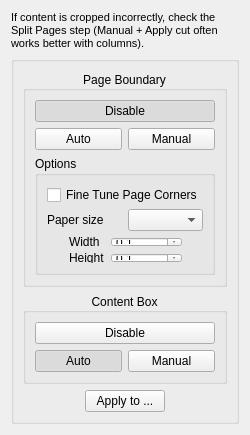
<?xml version="1.0" encoding="UTF-8"?>
<ui version="4.0">
 <class>select_content::OptionsWidget</class>
 <widget class="QWidget" name="select_content::OptionsWidget">
  <property name="geometry">
   <rect>
    <x>0</x>
    <y>0</y>
    <width>216</width>
    <height>364</height>
   </rect>
  </property>
  <property name="windowTitle">
   <string>Form</string>
  </property>
  <layout class="QVBoxLayout" name="verticalLayout_4">
   <item>
    <widget class="QLabel" name="splitPagesTipLabel">
     <property name="font">
      <font>
       <pointsize>8</pointsize>
      </font>
     </property>
     <property name="wordWrap">
      <bool>true</bool>
     </property>
     <property name="text">
      <string>If content is cropped incorrectly, check the Split Pages step (Manual + Apply cut often works better with columns).</string>
     </property>
    </widget>
   </item>
   <item>
    <widget class="QGroupBox" name="groupBox">
     <property name="title">
      <string/>
     </property>
     <layout class="QVBoxLayout" name="verticalLayout">
      <item>
       <widget class="CollapsibleGroupBox" name="pageBoxGroup">
        <property name="title">
         <string>Page Boundary</string>
        </property>
        <property name="alignment">
         <set>Qt::AlignCenter</set>
        </property>
        <layout class="QGridLayout" name="gridLayout">
         <item row="0" column="0" colspan="2">
          <widget class="QPushButton" name="pageDetectDisableBtn">
           <property name="text">
            <string>Disable</string>
           </property>
           <property name="checkable">
            <bool>true</bool>
           </property>
           <property name="checked">
            <bool>true</bool>
           </property>
           <property name="autoExclusive">
            <bool>true</bool>
           </property>
           <property name="toolTip">
            <string>Disable automatic page-boundary detection.</string>
           </property>
          </widget>
         </item>
         <item row="1" column="0">
          <widget class="QPushButton" name="pageDetectAutoBtn">
           <property name="text">
            <string>Auto</string>
           </property>
           <property name="checkable">
            <bool>true</bool>
           </property>
           <property name="autoExclusive">
            <bool>true</bool>
           </property>
           <property name="toolTip">
            <string>Automatically detect page boundaries.</string>
           </property>
          </widget>
         </item>
         <item row="1" column="1">
          <widget class="QPushButton" name="pageDetectManualBtn">
           <property name="text">
            <string>Manual</string>
           </property>
           <property name="checkable">
            <bool>true</bool>
           </property>
           <property name="checked">
            <bool>false</bool>
           </property>
           <property name="autoExclusive">
            <bool>true</bool>
           </property>
           <property name="toolTip">
            <string>Set page boundaries manually.</string>
           </property>
          </widget>
         </item>
         <item row="2" column="0" colspan="2">
          <widget class="QGroupBox" name="pageDetectOptions">
           <property name="title">
            <string>Options</string>
           </property>
           <layout class="QVBoxLayout" name="verticalLayout_2">
            <property name="spacing">
             <number>4</number>
            </property>
            <property name="leftMargin">
             <number>9</number>
            </property>
            <property name="topMargin">
             <number>9</number>
            </property>
            <property name="rightMargin">
             <number>9</number>
            </property>
            <property name="bottomMargin">
             <number>9</number>
            </property>
            <item>
             <widget class="QCheckBox" name="fineTuneBtn">
              <property name="toolTip">
               <string>Shift with corners while they are in black. </string>
              </property>
              <property name="text">
               <string>Fine Tune Page Corners</string>
              </property>
             </widget>
            </item>
            <item>
             <widget class="QWidget" name="dimensionsWidget" native="true">
              <layout class="QVBoxLayout" name="dimensionsLayout">
               <property name="leftMargin">
                <number>0</number>
               </property>
               <property name="topMargin">
                <number>0</number>
               </property>
               <property name="rightMargin">
                <number>0</number>
               </property>
               <property name="bottomMargin">
                <number>0</number>
               </property>
               <item>
                <layout class="QHBoxLayout" name="paperSizeLayout">
                 <item>
                  <widget class="QLabel" name="paperSizeLabel">
                   <property name="text">
                    <string>Paper size</string>
                   </property>
                  </widget>
                 </item>
                 <item>
                  <widget class="QComboBox" name="pageSizeCombo">
                   <property name="toolTip">
                    <string>Choose a standard paper size for the manual Page Box.</string>
                   </property>
                  </widget>
                 </item>
                </layout>
               </item>
               <item>
                <layout class="QHBoxLayout" name="horizontalLayout_2">
                 <item>
                  <spacer name="horizontalSpacer_3">
                   <property name="orientation">
                    <enum>Qt::Horizontal</enum>
                   </property>
                   <property name="sizeHint" stdset="0">
                    <size>
                     <width>1</width>
                     <height>1</height>
                    </size>
                   </property>
                  </spacer>
                 </item>
                 <item>
                  <layout class="QGridLayout" name="gridLayout_3">
                   <item row="0" column="0">
                    <widget class="QLabel" name="label">
                     <property name="text">
                      <string>Width</string>
                     </property>
                    </widget>
                   </item>
                   <item row="1" column="0">
                    <widget class="QLabel" name="label_2">
                     <property name="text">
                      <string>Height</string>
                     </property>
                    </widget>
                   </item>
                   <item row="1" column="1">
                    <widget class="QDoubleSpinBox" name="heightSpinBox">
                     <property name="keyboardTracking">
                      <bool>false</bool>
                     </property>
                     <property name="decimals">
                      <number>1</number>
                     </property>
                     <property name="minimum">
                      <double>0.100000000000000</double>
                     </property>
                     <property name="maximum">
                      <double>99999.000000000000000</double>
                     </property>
                    </widget>
                   </item>
                   <item row="0" column="1">
                    <widget class="QDoubleSpinBox" name="widthSpinBox">
                     <property name="keyboardTracking">
                      <bool>false</bool>
                     </property>
                     <property name="decimals">
                      <number>1</number>
                     </property>
                     <property name="minimum">
                      <double>0.100000000000000</double>
                     </property>
                     <property name="maximum">
                      <double>99999.000000000000000</double>
                     </property>
                    </widget>
                   </item>
                  </layout>
                 </item>
                 <item>
                  <spacer name="horizontalSpacer">
                   <property name="orientation">
                    <enum>Qt::Horizontal</enum>
                   </property>
                   <property name="sizeHint" stdset="0">
                    <size>
                     <width>1</width>
                     <height>1</height>
                    </size>
                   </property>
                  </spacer>
                 </item>
                </layout>
               </item>
              </layout>
             </widget>
            </item>
           </layout>
          </widget>
         </item>
        </layout>
       </widget>
      </item>
      <item>
       <widget class="CollapsibleGroupBox" name="contentBoxGroup">
        <property name="title">
         <string>Content Box</string>
        </property>
        <property name="alignment">
         <set>Qt::AlignCenter</set>
        </property>
        <layout class="QGridLayout" name="gridLayout_2">
         <item row="1" column="1">
          <widget class="QPushButton" name="contentDetectAutoBtn">
           <property name="text">
            <string>Auto</string>
           </property>
           <property name="checkable">
            <bool>true</bool>
           </property>
           <property name="checked">
            <bool>true</bool>
           </property>
           <property name="autoExclusive">
            <bool>true</bool>
           </property>
           <property name="toolTip">
            <string>Automatically detect the content area.</string>
           </property>
          </widget>
         </item>
         <item row="0" column="1" colspan="2">
          <widget class="QPushButton" name="contentDetectDisableBtn">
           <property name="text">
            <string>Disable</string>
           </property>
           <property name="checkable">
            <bool>true</bool>
           </property>
           <property name="autoExclusive">
            <bool>true</bool>
           </property>
           <property name="toolTip">
            <string>Disable automatic content detection.</string>
           </property>
          </widget>
         </item>
         <item row="1" column="2">
          <widget class="QPushButton" name="contentDetectManualBtn">
           <property name="text">
            <string>Manual</string>
           </property>
           <property name="checkable">
            <bool>true</bool>
           </property>
           <property name="autoExclusive">
            <bool>true</bool>
           </property>
           <property name="toolTip">
            <string>Manually draw the content box.</string>
           </property>
          </widget>
         </item>
        </layout>
       </widget>
      </item>
      <item>
       <layout class="QHBoxLayout">
        <item>
         <spacer>
          <property name="orientation">
           <enum>Qt::Horizontal</enum>
          </property>
          <property name="sizeHint" stdset="0">
           <size>
            <width>1</width>
            <height>1</height>
           </size>
          </property>
         </spacer>
        </item>
        <item>
         <widget class="QPushButton" name="applyToBtn">
          <property name="text">
           <string>Apply to ...</string>
          </property>
          <property name="toolTip">
           <string>Choose which pages receive these settings.</string>
          </property>
         </widget>
        </item>
        <item>
         <spacer>
          <property name="orientation">
           <enum>Qt::Horizontal</enum>
          </property>
          <property name="sizeHint" stdset="0">
           <size>
            <width>1</width>
            <height>1</height>
           </size>
          </property>
         </spacer>
        </item>
       </layout>
      </item>
     </layout>
    </widget>
   </item>
   <item>
    <spacer name="verticalSpacer">
     <property name="orientation">
      <enum>Qt::Vertical</enum>
     </property>
     <property name="sizeHint" stdset="0">
      <size>
       <width>1</width>
       <height>83</height>
      </size>
     </property>
    </spacer>
   </item>
  </layout>
 </widget>
 <customwidgets>
  <customwidget>
   <class>CollapsibleGroupBox</class>
   <extends>QGroupBox</extends>
   <header location="global">CollapsibleGroupBox.h</header>
   <container>1</container>
  </customwidget>
 </customwidgets>
 <resources>
  <include location="../../../resources/resources.qrc"/>
 </resources>
 <connections/>
</ui>
